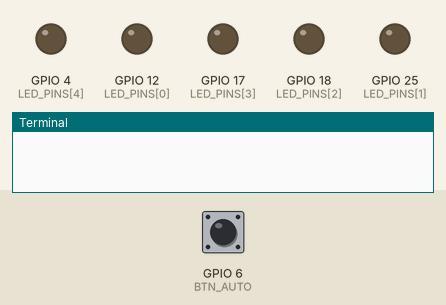
Simulated run of this program. Board: Raspberry Pi (BCM pin numbers). Shown: output pins drawn as LEDs (lit = HIGH), the last lines printed to the terminal. Dashed ring = blinking. The inputs (shaded band) are chosen by the test bench; at power-on: GPIO 6 (BTN_AUTO) HIGH.

Above: at 1.2 s.
1.3 s: GPIO 6 (BTN_AUTO) pulled LOW for 0.15 s
At 2.0 s:
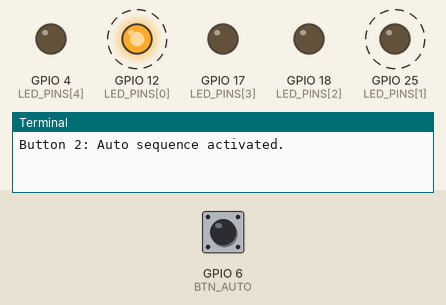
At 3.0 s:
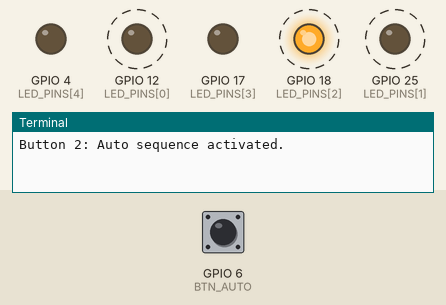
Timing chart, 0 to 10.4 s (numbered marks = the images above; inputs shaded):
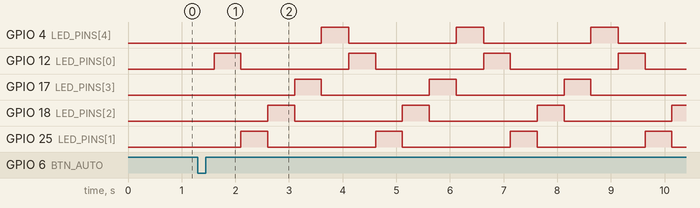

Measured:
- after the input at 1.3 s, GPIO 4 (LED_PINS[4]): alternates HIGH for 0.51 s and LOW for 2.0 s, starting after 2.3 s; GPIO 12 (LED_PINS[0]): alternates HIGH for 0.50 s and LOW for 2.0 s, starting after 0.30 s

The program:

test5.py
```python
import RPi.GPIO as GPIO
import time

# --- Pin Setup ---
GPIO.setmode(GPIO.BCM)

# 5 LEDs in linear order
LED_PINS = [12, 25, 18, 17, 4]
for pin in LED_PINS:
    GPIO.setup(pin, GPIO.OUT)
    GPIO.output(pin, GPIO.LOW)  # Ensure all are off initially

# Buttons using internal pull-up resistors
BTN_STEP = 5
BTN_AUTO = 6
GPIO.setup(BTN_STEP, GPIO.IN, pull_up_down=GPIO.PUD_UP)
GPIO.setup(BTN_AUTO, GPIO.IN, pull_up_down=GPIO.PUD_UP)

# --- State Variables ---
current_led_index = -1  # -1 means no LEDs are turned on yet
auto_mode = False

def turn_off_all_leds():
    for pin in LED_PINS:
        GPIO.output(pin, GPIO.LOW)

def check_simultaneous():
    # Low signal means pressed because of PUD_UP
    if GPIO.input(BTN_STEP) == GPIO.LOW and GPIO.input(BTN_AUTO) == GPIO.LOW:
        turn_off_all_leds()
        global current_led_index, auto_mode
        current_led_index = -1
        auto_mode = False
        time.sleep(0.5)  # Debounce delay
        return True
    return False

try:

    while True:
        # 1. Check for simultaneous press first
        if check_simultaneous():
            continue

        # 2. Check Button 1: Step through LEDs one at a time
        if GPIO.input(BTN_STEP) == GPIO.LOW:
            auto_mode = False  # Cancel auto mode if stepping manually
            turn_off_all_leds()

            # Move to next LED (0 to 4). If it reaches 5 (6th press), resets to 0.
            current_led_index = (current_led_index + 1) % 5

            print(f"Button 1: Lighting up LED {current_led_index + 1}")
            GPIO.output(LED_PINS[current_led_index], GPIO.HIGH)

            time.sleep(0.3)  # Debounce button press

        # 3. Check Button 2: Activate Auto Cycle Mode
        if GPIO.input(BTN_AUTO) == GPIO.LOW:
            print("Button 2: Auto sequence activated.")
            auto_mode = True
            time.sleep(0.3)  # Debounce button press

        # 4. Handle Auto Mode Execution
        if auto_mode:
            for i in range(5):
                # Double-check inside the loop to see if user interrupted or pressed both
                if check_simultaneous() or GPIO.input(BTN_STEP) == GPIO.LOW:
                    auto_mode = False
                    break

                turn_off_all_leds()
                GPIO.output(LED_PINS[i], GPIO.HIGH)

                # Small intervals during sleep to stay responsive to interrupts
                for _ in range(10):
                    if check_simultaneous() or GPIO.input(BTN_STEP) == GPIO.LOW:
                        break
                    time.sleep(0.05) # 0.05s * 10 = 0.5 seconds per LED

        time.sleep(0.01)  # Minimal delay to ease CPU usage

except KeyboardInterrupt:
    print("\nProgram stopped safely.")

finally:
    GPIO.cleanup()
    print("GPIO cleared.")
```
